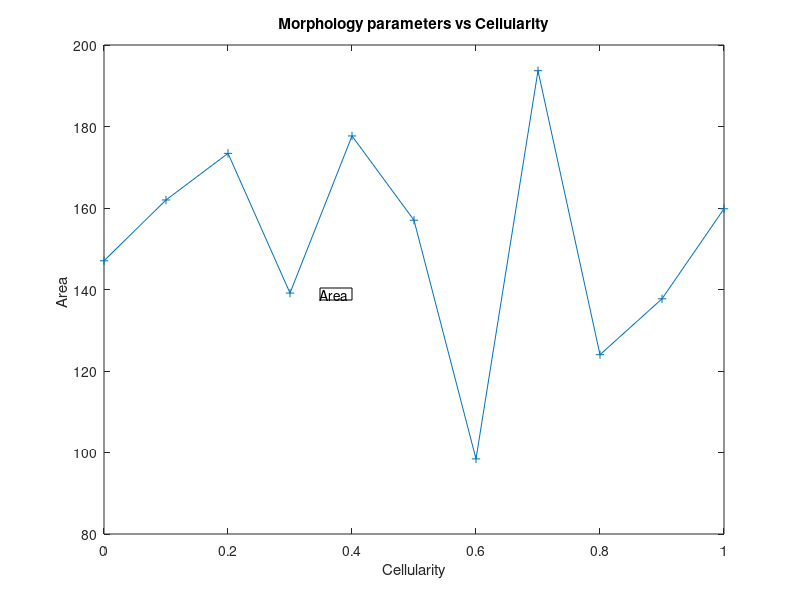
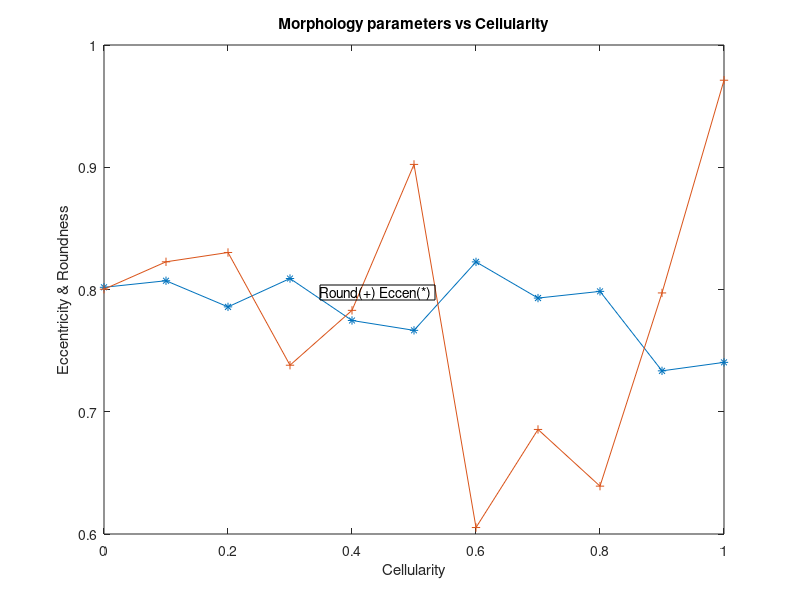
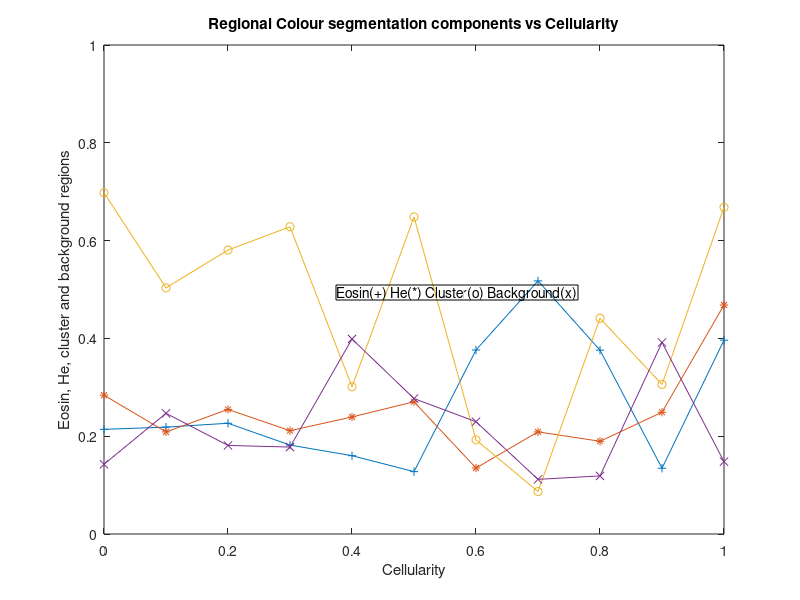
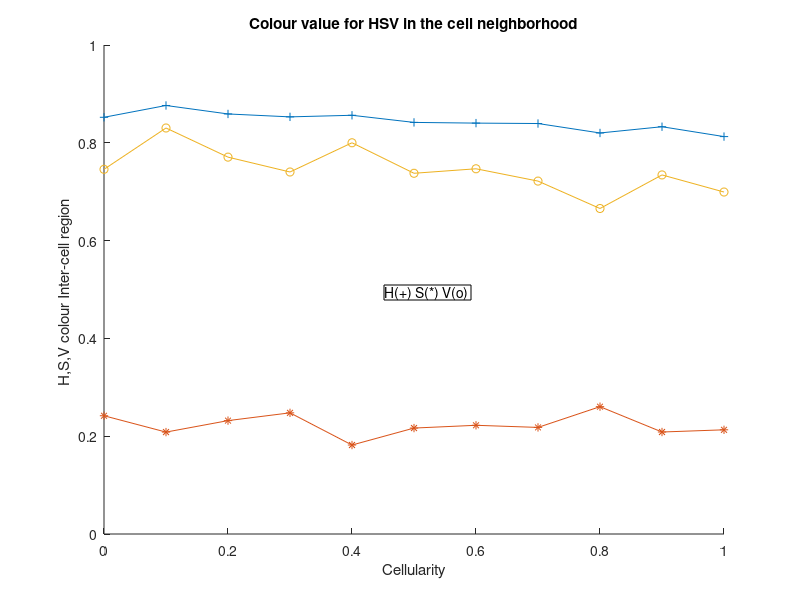

MATLAB code for these plots, in order:
%programa para graficar el analisis de parametros obtenidos por mau
% load A2 matriz que contiene todos los parametros
load AAmeanf;
figure(1)
clf
A2=AAmeanf;
hold off
plot(A2(:,46),A2(:,20),'-+')
xlabel('Cellularity')
ylabel('Area ')
title('Morphology parameters vs Cellularity')
dim = [.4 .5 .4 .4];
str = 'Area ';
annotation('textbox',dim,'String',str,'FitBoxToText','on');
pause


figure(2)
plot(A2(:,46),A2(:,21),'-*')
hold on
plot(A2(:,46),A2(:,22),'-+')
hold on
xlabel('Cellularity')
ylabel('Eccentricity & Roundness')
title('Morphology parameters vs Cellularity')
dim = [.4 .5 .4 .4];
str = 'Round(+) Eccen(*) ';
annotation('textbox',dim,'String',str,'FitBoxToText','on');
pause


figure(3)
clf
plot(A2(:,46),A2(:,1),'-+')
hold on
plot(A2(:,46),A2(:,2),'-*')
plot(A2(:,46),A2(:,3),'-o')
plot(A2(:,46),A2(:,4),'-x')

xlabel('Cellularity')
ylabel('Eosin, He, cluster and background regions')
title('Regional Colour segmentation components vs Cellularity')
dim = [.42 .5 .4 .4];
str = 'Eosin(+) He(*) Cluster(o) Background(x)';
annotation('textbox',dim,'String',str,'FitBoxToText','on');
axis([0 1 0 1])
pause



figure(4)
clf
hold on
plot(A2(:,46),A2(:,5),'-+')
plot(A2(:,46),A2(:,6),'-*')
plot(A2(:,46),A2(:,7),'-o')

xlabel('Cellularity')
ylabel('H,S,V colour Inter-cell region ')
title('Colour value for HSV in the cell neighborhood')
dim = [.48 .5 .2 .2];
str = 'H(+) S(*) V(o) ';
annotation('textbox',dim,'String',str,'FitBoxToText','on');
pause


figure(5)
clf
plot(A2(:,46),A2(:,29),'-+')
hold on
plot(A2(:,46),A2(:,30),'-*')
%plot(A2(:,27),A2(:,19),'-o')
%plot(A2(:,27),A2(:,20),'-x')

xlabel('Cellularity')
ylabel('Texture Contrast ')
title('  Texture Contrast vs Cellularity')
dim = [.42 .15 .15 .15];
str = 'Contrast 1(+) Contrast 2(*) ';
annotation('textbox',dim,'String',str,'FitBoxToText','on');
pause

figure(6)
clf
plot(A2(:,46),A2(:,31),'-+')
hold on
plot(A2(:,46),A2(:,32),'-*')
%plot(A2(:,27),A2(:,19),'-o')
%plot(A2(:,27),A2(:,20),'-x')

xlabel('Cellularity')
ylabel('Texture Homogenity ')
title('  Texture Homogenity vs Cellularity')
dim = [.42 .5 .4 .4];
str = 'Homogenity 1(+) Homogenity 2(*) ';
annotation('textbox',dim,'String',str,'FitBoxToText','on');

figure(7)
clf
plot(A2(:,46),A2(:,33),'-+')
hold on
plot(A2(:,46),A2(:,34),'-*')
plot(A2(:,46),A2(:,35),'-o')

xlabel('Cellularity')
ylabel('HSV cell value')
title(' Inside Cell HSV colour vs Cellularity')
dim = [.42 .5 .3 .3];
str = 'H(+) S(*) V(o)';
annotation('textbox',dim,'String',str,'FitBoxToText','on');


figure(8)
clf
plot(A2(:,46),A2(:,37),'-+')
hold on
plot(A2(:,46),A2(:,38)*200,'-*')
plot(A2(:,46),A2(:,39)*4000,'-o')

xlabel('Cellularity')
ylabel('Clusters parameters')
title(' Cluster region vs Cellularity')
dim = [.4 .5 .4 .4];
str = 'Total Clusters(+) Area(*) Radial Distance(o)';
annotation('textbox',dim,'String',str,'FitBoxToText','on');